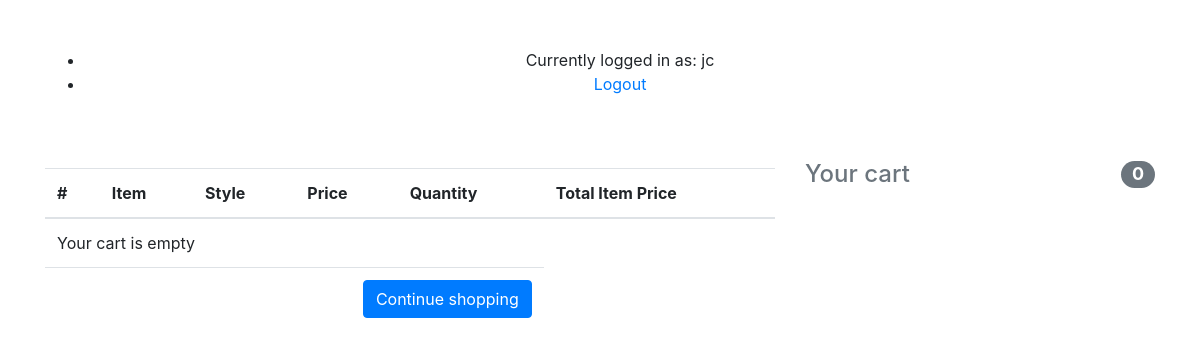
/order-summary/ (signed in), run on an earlier commit of the app's database.
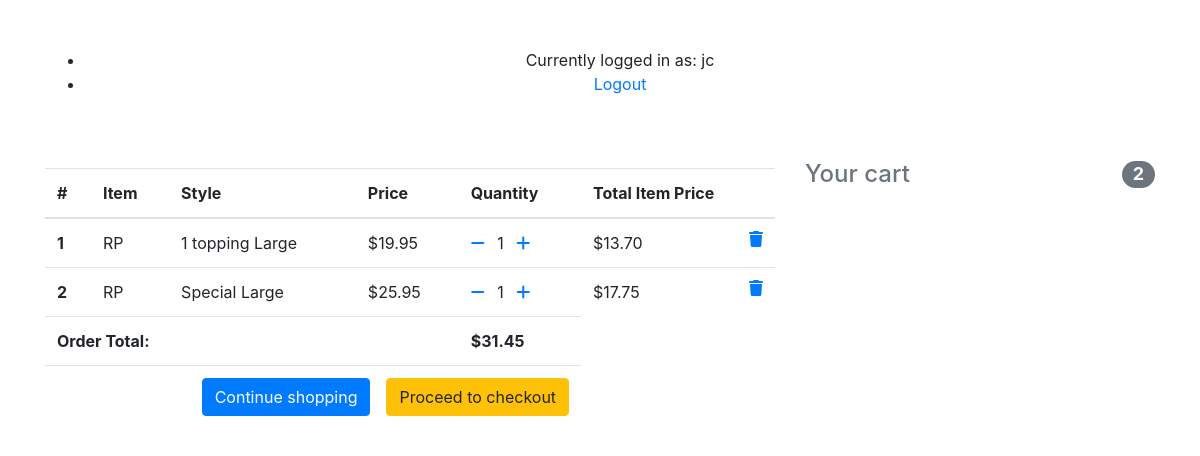
And on a later commit of the database.
### orders/models.py (models this page shows, shortened)
class Order(models.Model):
	user = models.ForeignKey(settings.AUTH_USER_MODEL, on_delete=models.CASCADE)
	items = models.ManyToManyField(OrderItem)
	start_date = models.DateTimeField(auto_now_add = True)
	ordered_date = models.DateTimeField
	ordered = models.BooleanField(default=False)
	def get_total(self):
		total = 0
		for order_item in self.items.all():
			total += order_item.get_final_price()
		return total

class OrderItem(models.Model):
	SIZE_CHOICES = [
		('Large', 'Large'),
		('Large', 'Small')
	]
	user = models.ForeignKey(settings.AUTH_USER_MODEL, on_delete=models.CASCADE)
	ordered = models.BooleanField(default=False)
	item = models.ForeignKey(Item, on_delete=models.CASCADE)
	size = models.CharField(max_length=5, choices=SIZE_CHOICES, blank=True, null=True)
	quantity = models.IntegerField(default=1)
	def get_total_small_item_price(self):
		return self.quantity * self.item.price_small
	def get_final_price(self):
		if self.item.price_small:
			return self.get_total_small_item_price()
		return self.get_total_item_price()

class Item(models.Model):
	title = models.CharField(max_length=100)
	price = models.DecimalField(max_digits=4, decimal_places=2, blank=True, null=True)
	price_small = models.DecimalField(max_digits=4, decimal_places=2, blank=True, null=True)
	has_sizes = models.BooleanField(default=False)
	category = models.CharField(choices=CATEGORY_CHOICES, max_length=2)
	label = models.CharField(choices=LABEL_CHOICES, max_length=1, default='P')
	slug = models.SlugField()

### orders/views.py (the view)
# urls.py: path('order-summary/', OrderSummaryView.as_view(), name='order-summary')
class OrderSummaryView(LoginRequiredMixin, View):
    def get(self, *args, **kwargs):
        try:
            order = Order.objects.get(user=self.request.user, ordered=False)
            context = {
                'object': order
            }
            return render(self.request, 'orders/order_summary.html', context)
        except ObjectDoesNotExist:
            messages.error(self.request, "You do not have an active order.")
            return redirect("/")

### orders/templatetags/cart_template_tags.py (called while the page is built)
@register.filter
def cart_item_count(user):
    if user.is_authenticated:
        qs = Order.objects.filter(user=user, ordered=False)
        if qs.exists():
            return qs[0].items.count()
    return 0

### orders/templates/orders/order_summary.html (shortened to what this page needs)
{% extends "orders/base.html" %}
{% load cart_template_tags %}
{% block side %}
    <h4 class="d-flex justify-content-between align-items-center mb-3">
        <span class="text-muted">Your cart</span>
        <span class="badge badge-secondary badge-pill">{{ request.user|cart_item_count }}</span>
    </h4>
{% endblock %}
{% block main %}
<div class="table-responsive text-nowrap">
        <table class="table">
        <thead>
            <tr>
                <th scope="col">#</th>
                <th scope="col">Item</th>
                <th scope="col">Style</th>
                <th scope="col">Price</th>
                <th scope="col">Quantity</th>
                <th scope="col">Total Item Price</th>
            </tr>
        </thead>
        <tbody>
            {% for order_item in object.items.all %}
            <tr>
                <th scope="row">{{ forloop.counter }}</th>
                <td>{{ order_item.item.category }}</td>
                <td>{{ order_item.item.title }} {% if order_item.item.has_sizes %}{{ order_item.size }}{% endif %}</td>
                <td>${{ order_item.item.price }}</td>
                <td><a href="{% url 'remove-single-item-from-cart' order_item.item.slug %}"><i class="fas fa-minus mr-2"></i></a>
                    {{ order_item.quantity }}
                    <a href="{% url 'add-to-cart' order_item.item.slug %}"><i class="fas fa-plus ml-2"></i></a></td>
                <td>
                {% if order_item.item.price_small %}
                    ${{ order_item.get_total_small_item_price }}
                {% else %}
                    ${{ order_item.get_total_item_price }}
                {% endif %}
                <a href="{% url 'remove-from-cart' order_item.item.slug %}"><i class="fas fa-trash float-right"></i></a>
                </td>
            </tr>
            {% empty %}
            <tr>
                <td colspan="5">Your cart is empty</td>
            </tr>
            <tr>
                <td colspan="5">
                    <a class="btn btn-primary float-right" href="/">Continue shopping</a>
                </td>
            </tr>
            {% endfor %}
            {% if object.get_total %}
            <tr>
                <td colspan="4"><b>Order Total:</b></td>
                <td><b>${{ object.get_total }}</b></td>
            </tr>
            <tr>
                <td colspan="5">
                    <a class="btn btn-warning float-right ml-3" href="/checkout/">Proceed to checkout</a>
                    <a class="btn btn-primary float-right" href="/">Continue shopping</a>
                </td>
            </tr>
            {% endif %}
        </tbody>
        </table>
    </div>
{% endblock %}

### orders/templates/orders/base.html (shortened to what this page needs)
<!DOCTYPE html>
<html>
<head>
	<link rel="stylesheet" href="https://stackpath.bootstrapcdn.com/bootstrap/4.5.0/css/bootstrap.min.css">
	{% load static %}
</head>
<body>
	<div id="content" name="content" class="container">
		<div class="py-5 text-center">
			<ul>
				<li>Currently logged in as: {{ user.username }}</li>
				<li><a href="{% url 'logout' %}">Logout</a></li>
			</ul>
		</div>
		<div class="row">
			<div class="col-md-4 order-md-2 mb-4">
				{% block side %}
				{% endblock %}
			</div>
			<div class="col-md-8 order-md-1">
				{% block main %}
				{% endblock %}
			</div>
		</div>
	</div>
</body>
</html>

What changed in the data, as far as the page shows it:
added OrderItem: item.category "RP", item "1 topping", size "Large", item.price "19.95", quantity "1", get_total_small_item_price "13.70"
added OrderItem: item.category "RP", item "Special", size "Large", item.price "25.95", quantity "1", get_total_small_item_price "17.75"
now on this page (row unchanged): Order: get_total "31.45"
Also different on the page:
{{ request.user|cart_item_count }}: "0" → "2"
text no longer shown: "Your cart is empty"
text now shown: "Order Total: $ Proceed to checkout"
